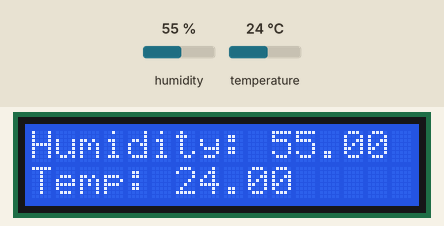
Simulated run of this sketch. Board: Arduino Uno, built with avr-gcc and run on an emulated ATmega328P. On the bench: 16×2 character LCD. The inputs (shaded band) are chosen by the test bench; at power-on: humidity 55 %, temperature 24 °C.

Above: at 2.6 s.
2.7 s: humidity set to 22 %
At 4.4 s:
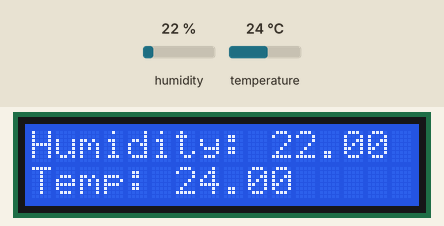
5.7 s: temperature set to 12 °C
At 7.1 s:
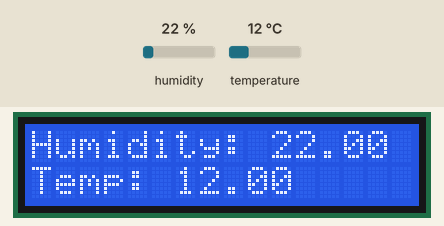
8.7 s: humidity set to 40 %
At 11.1 s:
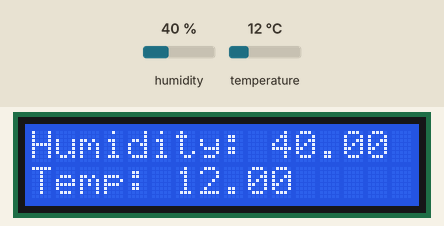
11.7 s: temperature set to 19 °C
At 12.5 s:
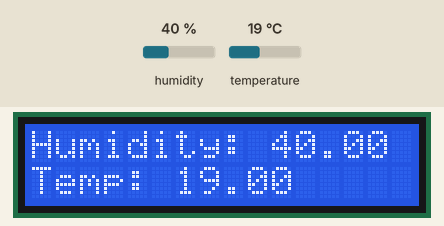
Timing chart, 0 to 14.7 s (numbered marks = the images above; inputs shaded):
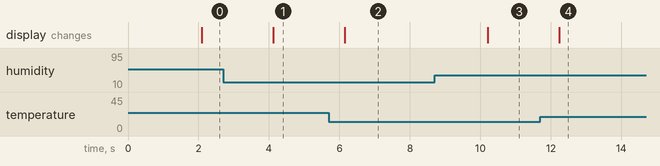

The sketch:

monitor.ino
```cpp
#include <LiquidCrystal.h>
#include <DHT.h>

const uint8_t DHT_PIN = 7, DHT_TYPE = DHT11;

const uint8_t RS = 12, EN = 11;
const uint8_t D4 = 2, D5 = 3, D6 = 4, D7 = 5;

LiquidCrystal lcd(RS, EN, D4, D5, D6, D7);
DHT dht(DHT_PIN, DHT_TYPE);

int counter = 0;

void setup() {
    lcd.begin(16, 12);    // colums, row
    dht.begin();
    Serial.begin(9600);
}

void loop() {
    delay(2000);
    lcd.clear();
    float t = dht.readTemperature();
    float h = dht.readHumidity();

    if (isnan(t) || isnan(h)) {
        lcd.print("ERROR");
        return;
    }
    counter += 1;

    lcd.setCursor(0, 0);
    lcd.print("Humidity: ");lcd.print(h);
    lcd.setCursor(0, 1);
    lcd.print("Temp: ");lcd.print(t);

    // upload data every 5 minutes
    if (counter >= 150) {
        if (Serial.availableForWrite() > 12) {
            Serial.print(h);Serial.print(' ');
            Serial.println(t);
        }
        counter = 0;
    }
}
```

Measured:
- after the input at 2.7 s, the display: changes after 1.4 s (image 1)
- after the input at 5.7 s, the display: changes after 0.45 s (image 2)
- after the input at 8.7 s, the display: changes after 1.5 s (image 3)
- after the input at 11.7 s, the display: changes after 0.54 s (image 4)
